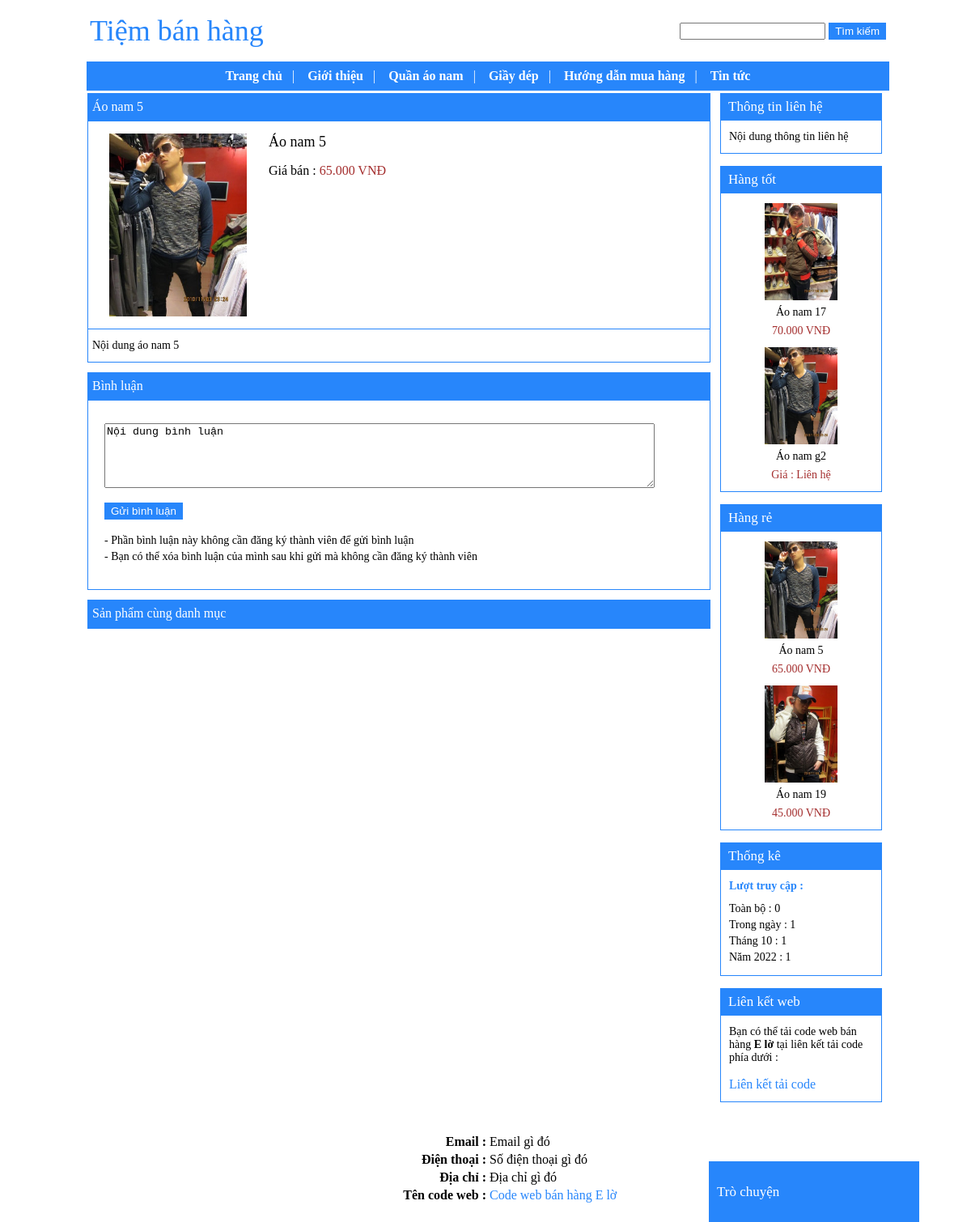
The page /GUI.php?thamso=chi_tiet_san_pham&id=328 on the database its author committed.
### tables this page shows
CREATE TABLE IF NOT EXISTS `banner` (
  `id` int(255) NOT NULL AUTO_INCREMENT,
  `html` longtext NOT NULL,
  PRIMARY KEY (`id`)
);

CREATE TABLE IF NOT EXISTS `menu_ngang` (
  `id` int(255) NOT NULL AUTO_INCREMENT,
  `ten` varchar(256) NOT NULL,
  `link` varchar(256) NOT NULL,
  `loai` varchar(256) NOT NULL,
  `thuoc_menu` varchar(256) NOT NULL,
  `noi_dung_mo_ta` varchar(256) NOT NULL,
  `noi_dung` longtext NOT NULL,
  `sap_xep` int(255) NOT NULL,
  `bat_tat_binh_luan` varchar(256) NOT NULL,
  PRIMARY KEY (`id`)
);

CREATE TABLE IF NOT EXISTS `san_pham` (
  `id` int(255) NOT NULL AUTO_INCREMENT,
  `ten` varchar(256) NOT NULL,
  `hinh_anh` varchar(256) NOT NULL,
  `gia_ban` int(255) NOT NULL,
  `noi_dung` longtext NOT NULL,
  `thuoc_menu` varchar(256) NOT NULL,
  `so_luong_mua` int(255) NOT NULL,
  `trang_chu` varchar(256) NOT NULL,
  `sap_xep_trang_chu` int(255) NOT NULL,
  `loai` varchar(256) NOT NULL,
  `ksp1` varchar(256) NOT NULL,
  `sx_ksp1` int(255) NOT NULL,
  `ksp2` varchar(256) NOT NULL,
  `sx_ksp2` int(255) NOT NULL,
  `ksp3` varchar(256) NOT NULL,
  `sx_ksp3` int(255) NOT NULL,
  `ksp4` varchar(256) NOT NULL,
  `sx_ksp4` int(255) NOT NULL,
  `loai_gia` varchar(256) NOT NULL,
  `gb_vb` varchar(256) NOT NULL,
  `noi_dung_ngan` longtext NOT NULL,
  `hinh_anh_pnd` longtext NOT NULL,
  `sap_xep` int(255) NOT NULL,
  `bat_tat_binh_luan` varchar(256) NOT NULL,
  PRIMARY KEY (`id`)
);

CREATE TABLE IF NOT EXISTS `khung_html` (
  `id` int(11) NOT NULL AUTO_INCREMENT,
  `vi_tri` varchar(256) NOT NULL,
  `ten` varchar(256) NOT NULL,
  `noi_dung` longtext NOT NULL,
  PRIMARY KEY (`id`)
);

CREATE TABLE IF NOT EXISTS `thong_so` (
  `id` int(11) NOT NULL AUTO_INCREMENT,
  `ma` varchar(255) NOT NULL,
  `gia_tri` varchar(255) NOT NULL,
  PRIMARY KEY (`id`)
);

CREATE TABLE IF NOT EXISTS `luot_truy_cap` (
  `id` int(255) NOT NULL AUTO_INCREMENT,
  `luot_truy_cap` varchar(255) NOT NULL,
  `mo_ta` varchar(256) NOT NULL,
  `moc_thoi_gian` varchar(256) NOT NULL,
  `thoi_gian` varchar(256) NOT NULL,
  PRIMARY KEY (`id`)
);

CREATE TABLE IF NOT EXISTS `footer` (
  `id` int(255) NOT NULL AUTO_INCREMENT,
  `html` longtext NOT NULL,
  PRIMARY KEY (`id`)
);

### cumchucnang/ham/ham.php (called while the page is built, shortened)
	<?php
function lay_thong_so($ma)
{
	$tv="select * from thong_so where ma='$ma' ";
	$tv_1=mysql_query($tv);
	$tv_2=mysql_fetch_array($tv_1);
	return $tv_2['gia_tri'];
}
	?>

### cumchucnang/menu_ngang/menu_ngang.php (the view, shortened to what this page needs)
<?php
	$tv="select count(*) from menu_ngang where thuoc_menu='' ";
	$tv_1=mysql_query($tv);
	$tv_2=mysql_fetch_array($tv_1);
	$so=$tv_2[0];
?>
<?php
	function de_quy_mnn_b1($id)
	{
		$tv_a="select * from menu_ngang where thuoc_menu='$id' order by sap_xep ";
		$tv_a_1=mysql_query($tv_a);
			while($tv_a_2=mysql_fetch_array($tv_a_1))
			{
				$id_2=$tv_a_2['id'];
					$tv="select count(*) from menu_ngang where thuoc_menu='$id_2' ";
					$tv_1=mysql_query($tv);
					$tv_2=mysql_fetch_array($tv_1);
					if($tv_2[0]!=0)
					{
						de_quy_mnn_b1($tv_a_2['id']);
					}
			}
	}
?>
<center>
	<table cellpadding="0" cellspacing="0" >
		<tr>
			<td>
				<ul class="menu_ngang" id="menu_ngang_nt_b1" >
					<li> <a href="index.php">Trang chủ</a> <span class="l_30" > | </span> &nbsp;</li>
					<?php
						$tv="select * from menu_ngang where thuoc_menu='' order by sap_xep";
						$tv_1=mysql_query($tv);
						$i=1;
						while($tv_2=mysql_fetch_array($tv_1))
						{
							$link=$tv_2['link'];
							if($tv_2['loai']=="san_pham"){$link="?thamso=xuat_sp&id=".$tv_2['id'];}
							if($tv_2['loai']=="tin_tuc"){$link="?thamso=xuat_tt&id=".$tv_2['id'];}
							if($tv_2['loai']=="bai_viet_mot_tin"){$link="?thamso=xuat_mot_tin_2&id=".$tv_2['id'];}
							$id=$tv_2['id'];
							echo "<li>";
								echo "<a href='$link'>";
									echo $tv_2['ten'];
								echo "</a>";
								if($i!=$so)
								{
									echo "<span class='l_30' > | </span> &nbsp;";
								}
								$tv_a="select count(*) from menu_ngang where thuoc_menu='$id' ";
								$tv_a_1=mysql_query($tv_a);
								$tv_a_2=mysql_fetch_array($tv_a_1);
								if($tv_a_2[0]!=0)
								{
										de_quy_mnn_b1($id);
								}
							echo "</li>";
							$i++;
						}
					?>
				</ul>
			</td>
		</tr>
	</table>
</center>

### GUI.php (shortened to what this page needs)
<?php
	include("bao_mat/ham.php");
	include("cumchucnang/ham/ham.php");
	$chuc_nang_binh_luan_san_pham=lay_thong_so('chuc_nang_binh_luan_san_pham');
?>
<html>
<head>
<?php
	$mau_giao_dien=lay_thong_so("mau_giao_dien");
	if($mau_giao_dien=="xanh"){$lien_ket_css='<link rel="stylesheet" type="text/css" href="giao_dien/xanh/chung.css" > ';}
?>
</head>
<body>
	<center>
		<div style="width:990px;text-align:left" id="khung_lon" >
			<table width="990px" border="0">
				<tr >
					<td colspan="2" >
						<table width="990px" border="0" height="70px"  >
							<tr>
								<td width="250px" >
									<?php
										include("cumchucnang/banner/banner.php");
									?>
								</td>
								<td align="right" >
									<?php
										$c="";
									?>
									<form>
									<input style="width:180px;" name="tu_khoa" value="<?php xuat_tu_khoa_bm($c); ?>" >
									<input type="submit" value="Tìm kiếm" class="l_40" >
									</form>
								</td>
							</tr>
						</table>
					</td>
				</tr>
				<tr>
					<td colspan="2" class="o_menu_ngang" >
						<?php
							include("cumchucnang/menu_ngang/menu_ngang.php");
						?>
					</td>
				</tr>
				<tr>
					<td width="770px" valign="top">
						<?php
							include("cumchucnang/bien_luan_phan_than/bien_luan_phan_than_bc2.php");
						?>
					</td>
					<td width="220px" valign="top" align="center" >
						<?php
							$sxcp=lay_thong_so("sxcp");
							$m_sxcp=explode("[---]",$sxcp);
							$phan_thong_ke="khong";
							for($i=0;$i<count($m_sxcp);$i++)
							{
								if(trim($m_sxcp[$i])!="")
								{
									if($m_sxcp[$i]=="ksp1")
									{
										include("cumchucnang/khung_san_pham/khung_1.php");
									}
									if($m_sxcp[$i]=="ksp2")
									{
										include("cumchucnang/khung_san_pham/khung_2.php");
									}
									if($m_sxcp[$i]=="k_html1")
									{
										include("cumchucnang/khung_html/khung_1.php");
									}
									if($m_sxcp[$i]=="k_html4")
									{
										include("cumchucnang/khung_html/khung_4.php");
									}
									if($m_sxcp[$i]=="thong_ke")
									{
										if($phan_thong_ke=="khong")
										{
											include("cumchucnang/thong_ke/thong_ke_bc2.php");
											$phan_thong_ke="co";
										}
									}
									echo '<div class="v_c1"></div>';
								}
							}
						?>
					</td>
				</tr>
				<tr>
					<td colspan="2">
						<?php
							include("cumchucnang/footer/footer.php");
						?>
					</td>
				</tr>
			</table>
		</div>
	</center>
	<?php
		$tro_chuyen=lay_thong_so('tro_chuyen');
		if($tro_chuyen=="bat")
		{
			include("cumchucnang/tro_chuyen/khung.php");
		}
	?>
</body>
</html>

### cumchucnang/banner/banner.php (shortened to what this page needs)
<?php
	$tv="select * from banner where id='1'";
	$tv_1=mysql_query($tv);
	$tv_2=mysql_fetch_array($tv_1);
	echo $tv_2['html'];
?>

### cumchucnang/san_pham/chi_tiet_san_pham_bc2.php (shortened to what this page needs)
<?php
	$tv="select * from san_pham where id='$_GET[id]'";
	$tv_1=mysql_query($tv);
	$tv_2=mysql_fetch_array($tv_1);
	$link_hinh="hinhanh_flash/san_pham/".$tv_2['hinh_anh'];
	$bat_tat_binh_luan=$tv_2['bat_tat_binh_luan'];
	echo "<center>";
		echo "<div class='tdg___ggg_bc2'>";
			echo "<a href='#'>";
				echo $tv_2['ten'];
			echo "</a>";
		echo "</div>";
		echo "<div class='ndg___ggg_bc2'>";
			echo "<table style='font-size:14px' >";
				echo "<tr>";
					echo "<td valign='top' width='216px' align='center'>";
						echo "<div class='cao_3_px'></div>";
						echo "<a href='#'>";
							echo "<img border='0' src='$link_hinh' width='170px' >";
						echo "</a>";
						echo "<div class='cao_3_px'></div>";
					echo "</td>";
					echo "<td width='422px' valign='top'>";
						echo "<div class='cao_3_px'></div>";
						echo "<a href='#' class='link_3'>";
							echo $tv_2['ten'];
						echo "</a>";
						echo "<br><br>";
						$dinh_dang_gia=number_format($tv_2['gia_ban'],0,".",".");
						$dinh_dang_gia=$dinh_dang_gia." VNĐ";
						echo "<span style='font-size:16px'>Giá bán : </span>";
						echo "<span class='gia_ban' style='font-size:16px' >";
							echo $dinh_dang_gia;
						echo "</span>";
						echo "<br>";
						echo "<br>";
						echo $tv_2['noi_dung_ngan'];
						echo "<div class='cao_3_px'></div>";
						echo "<div class='cao_3_px'></div>";
					echo "</td>";
				echo "</tr>";
			echo "</table>";
			echo "<div class='nd_ctsp' >";
				echo "<div style='margin-left:5px'>";
					echo "<div class='cao_3_px'></div> ";
					echo $tv_2['noi_dung'];
					echo "<div class='cao_3_px'></div> ";
				echo "</div>";
			echo "</div>";
		echo "</div>";
	echo "</center>";
?>
<?php
	if($chuc_nang_binh_luan_san_pham=="bat" and $bat_tat_binh_luan=="bat" )
	{
		include("cumchucnang/binh_luan/san_pham/khung.php");
	}
	include("cumchucnang/san_pham/san_pham_lien_quan.php");
?>

### cumchucnang/khung_html/khung_1.php (shortened to what this page needs)
<?php
	$tv="select * from khung_html where vi_tri='1' ";
	$tv_1=mysql_query($tv);
	$tv_2=mysql_fetch_array($tv_1);
?>
<div class="tdk___456_bc2">
	<span><?php echo $tv_2['ten'];?></span>
</div>
<div class="ndk___456_bc2" style='font-size:14px' >
	<div style="text-align:left;margin:0px 10px;" >
		<?php
			echo "<div class='cao_3_px'></div>";
			echo $tv_2['noi_dung'];
			echo "<div class='cao_3_px'></div>";
		?>
	</div>
</div>

### cumchucnang/khung_san_pham/khung_1.php (shortened to what this page needs)
<?php
	$so=lay_thong_so("ssp_ksp1");
	$td=lay_thong_so("td_a1");
	$tv="select * from san_pham where ksp1='co' order by sx_ksp1 limit 0,$so ";
	$tv_1=mysql_query($tv);
?>
<div class="tdk___456_bc2">
	<span><?php echo $td; ?></span>
</div>
<div class="ndk___456_bc2" style='font-size:14px' >
	<center>
		<?php
			echo "<div class='cao_3_px'></div>";
			while($tv_2=mysql_fetch_array($tv_1))
			{
				echo '<div class="khung_bao_ngoai___j90">';
					$link_hinh="hinhanh_flash/san_pham/".$tv_2['hinh_anh'];
					$link_chi_tiet="?thamso=chi_tiet_san_pham&id=$tv_2[id]";
					echo "<div>";
						echo "<center>";
							echo "<a href='$link_chi_tiet'  >";
								echo "<img src='$link_hinh' border='0' width='90px' >";
							echo "</a>";
							echo "<br>";
							echo "<a href='$link_chi_tiet' class='link_8' >";
								echo $tv_2['ten'];
							echo "</a>";
							echo "<br>";
							$dinh_dang_gia=number_format($tv_2['gia_ban'],0,".",".");
							$dinh_dang_gia=$dinh_dang_gia." VNĐ";
							if($tv_2['loai_gia']=="lien_he"){$dinh_dang_gia="Giá : Liên hệ";}
							echo "<span class='gia_ban'>";
								echo $dinh_dang_gia;
							echo "</span>";
						echo "</center>";
					echo "</div>";
				echo "</div>";
				echo "<div class='cao_3_px'></div>";
			}
		?>
	</center>
</div>

### cumchucnang/khung_san_pham/khung_2.php (shortened to what this page needs)
<?php
	$so=lay_thong_so("ssp_ksp2");
	$td=lay_thong_so("td_a2");
	$tv="select * from san_pham where ksp2='co' order by sx_ksp2 limit 0,$so ";
	$tv_1=mysql_query($tv);
?>
<div class="tdk___456_bc2">
	<span><?php echo $td; ?></span>
</div>
<div class="ndk___456_bc2" style='font-size:14px' >
	<center>
		<?php
			echo "<div class='cao_3_px'></div>";
			while($tv_2=mysql_fetch_array($tv_1))
			{
				echo '<div class="khung_bao_ngoai___j90">';
					$link_hinh="hinhanh_flash/san_pham/".$tv_2['hinh_anh'];
					$link_chi_tiet="?thamso=chi_tiet_san_pham&id=$tv_2[id]";
					echo "<div>";
						echo "<center>";
							echo "<a href='$link_chi_tiet'  >";
								echo "<img src='$link_hinh' border='0' width='90px' >";
							echo "</a>";
							echo "<br>";
							echo "<a href='$link_chi_tiet' class='link_8' >";
								echo $tv_2['ten'];
							echo "</a>";
							echo "<br>";
							$dinh_dang_gia=number_format($tv_2['gia_ban'],0,".",".");
							$dinh_dang_gia=$dinh_dang_gia." VNĐ";
							echo "<span class='gia_ban'>";
								echo $dinh_dang_gia;
							echo "</span>";
						echo "</center>";
					echo "</div>";
				echo "</div>";
				echo "<div class='cao_3_px'></div>";
			}
		?>
	</center>
</div>

### cumchucnang/thong_ke/thong_ke_bc2.php (shortened to what this page needs)
<?php
	function luot_truy_cap($id)
	{
		$tv="select * from luot_truy_cap where id='$id'";
		$tv_1=mysql_query($tv);
		$tv_2=mysql_fetch_array($tv_1);
		return $tv_2['luot_truy_cap'];
	}
	$luot_truy_cap=luot_truy_cap("1");
?>
<?php
	$ltc=number_format($luot_truy_cap,0,".",".");
?>
<?php
	$ltc_trong_ngay=luot_truy_cap("2");
	if($ltc_trong_ngay==0){$ltc_trong_ngay=1;}
	$ltc_trong_ngay=number_format($ltc_trong_ngay,0,".",".");
?>
<?php
	$thang_hien_tai=date("n");
	$ltc_trong_thang=luot_truy_cap("5");
	if($ltc_trong_thang==0){$ltc_trong_thang=1;}
	$ltc_trong_thang=number_format($ltc_trong_thang,0,".",".");
?>
<?php
	$nam_hien_tai=date("Y");
	$ltc_trong_nam=luot_truy_cap("6");
	if($ltc_trong_nam==0){$ltc_trong_nam=1;}
	$ltc_trong_nam=number_format($ltc_trong_nam,0,".",".");
?>
<div class="tdk___456_bc2">
	<span>Thống kê</span>
</div>
<div class="ndk___456_bc2" >
	<div style="margin-left:10px;font-size:14px">
		<div class="cao_3_px"></div>
		<b class="l_44" >Lượt truy cập :</b> <br>
		<div style="margin-top:10px;line-height:20px" >
		Toàn bộ : <?php echo $ltc; ?> <br>
		Trong ngày : <?php echo $ltc_trong_ngay; ?> <br>
		Tháng <?php echo $thang_hien_tai; ?> : <?php echo $ltc_trong_thang; ?> <br>
		Năm <?php echo $nam_hien_tai; ?> : <?php echo $ltc_trong_nam; ?> <br>
		</div>
		<div class="cao_3_px"></div>
	</div>
</div>

### cumchucnang/khung_html/khung_4.php (shortened to what this page needs)
<?php
	$tv="select * from khung_html where vi_tri='4' ";
	$tv_1=mysql_query($tv);
	$tv_2=mysql_fetch_array($tv_1);
?>
<div class="tdk___456_bc2">
	<span><?php echo $tv_2['ten'];?></span>
</div>
<div class="ndk___456_bc2" style='font-size:14px' >
	<div style="text-align:left;margin:0px 10px;" >
		<?php
			echo "<div class='cao_3_px'></div>";
			echo $tv_2['noi_dung'];
			echo "<div class='cao_3_px'></div>";
		?>
	</div>
</div>

### cumchucnang/footer/footer.php (shortened to what this page needs)
<?php
	$tv="select * from footer where id='1'";
	$tv_1=mysql_query($tv);
	$tv_2=mysql_fetch_array($tv_1);
	echo $tv_2['html'];
?>

### giao_dien/xanh/chung.css (style rules this page uses)
body { margin:0; padding:0; }
form { margin:0; padding:0; }
img { border:0px solid red; }
a { text-decoration: none; outline:0; color:#2786fb; }
div.cao_3_px { height:12px; width:5px; overflow:hidden; }
div.v_c1 { height:15px; width:5px; overflow:hidden; }
div.tdk___456_bc2 { width:200px; height:33px; text-align:left; background:#2786fb; }
div.tdk___456_bc2 span { color:white; margin-left:10px; line-height:33px; cursor:default; font-size:17px; }
div.ndk___456_bc2 { width:198px; text-align:left; border:1px solid #2786fb; }
div.tdg___ggg_bc2 { width:768px; height:32px; text-align:left ; border: 1px solid #2786fb; background:#2786fb; }
div.tdg___ggg_bc2 a { margin-left:5px; color:white; line-height:32px }
div.ndg___ggg_bc2 { text-align:left; width:768px; border: 1px solid #2786fb; }
div.khung_bao_ngoai___j90 { border:0px solid #999999; width:150px }
span.gia_ban { color:#A42E2E }
a.link_8 { color:black; width:120px; display:inline-block; font-size:14px; margin:7px 0px; }
td.o_menu_ngang { background:#2786fb; }
ul.menu_ngang { margin:0; padding:0; }
ul.menu_ngang li { float:left; list-style:none; }
ul.menu_ngang li a { color:white; font-weight:bold; display:inline-block; padding:8px 8px 8px 8px; border-right:0px solid #0000ff; }
span.l_30 { color:white; }
span.l_31 { color:#2786fb; }
input.l_40 { color:white; background:#2786fb;border:2px solid #2786fb; }
b.l_44 { color:#2786fb; }
a.lll { font-size:16px }
a.link_3:link { font-size: 18px; text-decoration: none; color: black; }
div.nd_ctsp { background:white;width:768px;font-size:14px; border-top:1px solid #2786fb; }

### rows shown on the page
banner: html "Tiệm bán hàng"
menu_ngang: ten "Giới thiệu"
menu_ngang: ten "Quần áo nam"
menu_ngang: ten "Giầy dép"
menu_ngang: ten "Hướng dẫn mua hàng"
menu_ngang: ten "Tin tức"
san_pham: ten "Áo nam 5", hinh_anh (picture), noi_dung "Nội dung áo nam 5", dinh_dang_gia "65.000 VNĐ"
khung_html: ten "Thông tin liên hệ", noi_dung "Nội dung thông tin liên hệ"
thong_so: gia_tri "Hàng tốt"
san_pham: hinh_anh (picture), ten "Áo nam 17", dinh_dang_gia "70.000 VNĐ"
san_pham: hinh_anh (picture), ten "Áo nam g2", loai_gia "Giá : Liên hệ"
thong_so: gia_tri "Hàng rẻ"
san_pham: hinh_anh (picture), ten "Áo nam 19", dinh_dang_gia "45.000 VNĐ"
luot_truy_cap: luot_truy_cap "0"
luot_truy_cap: luot_truy_cap "1"
luot_truy_cap: luot_truy_cap "1"
luot_truy_cap: luot_truy_cap "1"
khung_html: ten "Liên kết web", noi_dung "Bạn có thể tải code web bán hàng E lờ tại liên kết tải code phía dưới : Liên kết tải code"
footer: html "Email : Email gì đó Điện thoại : Số điện thoại gì đó Địa chỉ : Địa chỉ gì đó Tên code web : Code web bán hàng E lờ"

### other values the page prints
$dinh_dang_gia "65.000 VNĐ"
